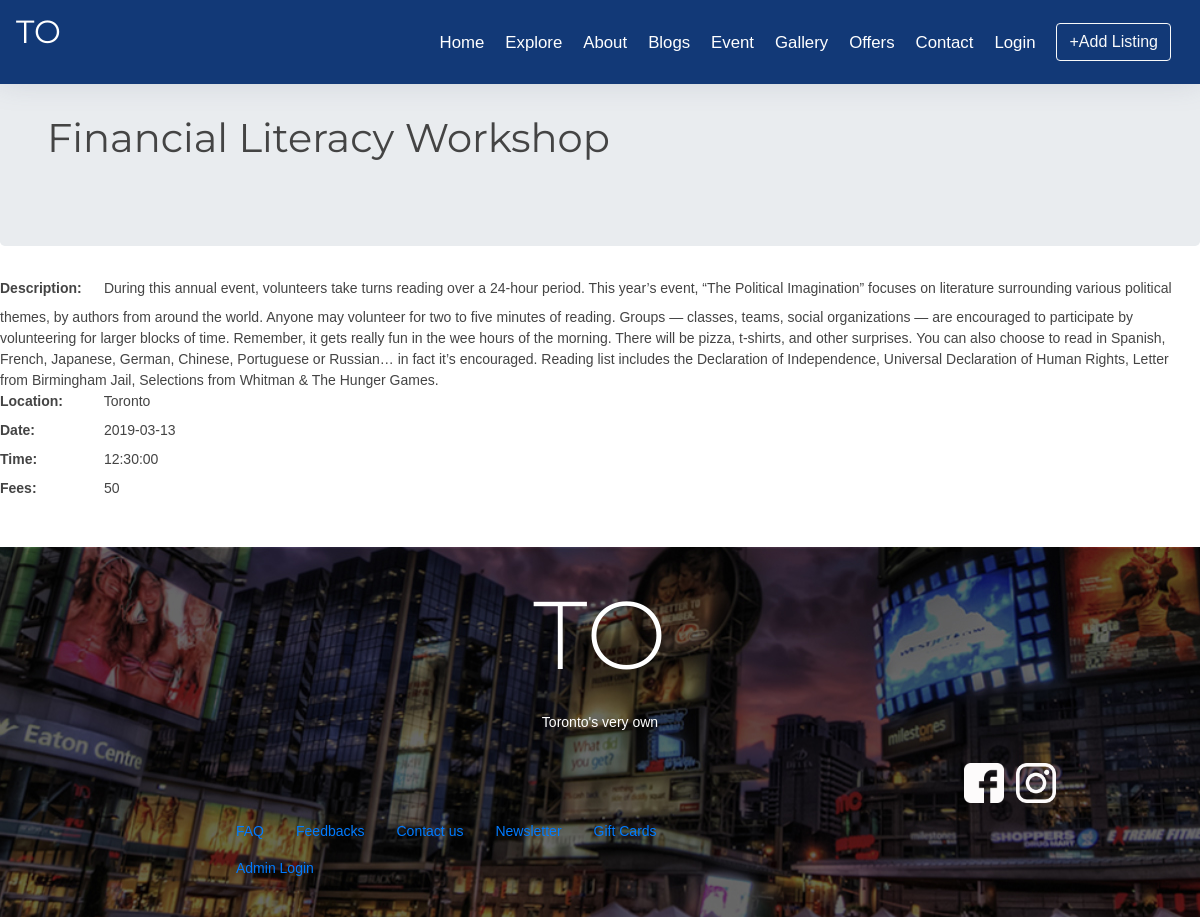
/events-urvisha/eventdetail.php?id=1, run on the app's committed database.
### tables this page shows
CREATE TABLE `events` (
  `eventId` int(11) NOT NULL,
  `eventName` varchar(500) NOT NULL,
  `eventDescription` varchar(1000) NOT NULL,
  `eventLocation` varchar(100) NOT NULL,
  `eventdate` date NOT NULL,
  `eventTime` time NOT NULL,
  `eventFee` int(11) NOT NULL
);

### events-urvisha/event.php (called while the page is built, shortened)
<?php
class Event
{
    public function getEventsById($id,$db)
    {
        $sql = "select * from events where eventId = :id ";
        $pst = $db->prepare($sql);
        $pst->bindParam(':id', $id);
        $pst->execute();
        $eve = $pst->fetch(PDO::FETCH_OBJ);
        return $eve;
    }
}
?>

### events-urvisha/eventdetail.php (the view, shortened to what this page needs)
<?php
require_once 'event.php';
if(isset($_GET['id'])){
    $id = $_GET['id'];
    $dbcon = Database::getDb();
    $e = new Event();
    $event = $e ->getEventsById($id, $dbcon);
}
?>
<div class="jumbotron">
	<div class="container">
		<h1><?= $event ->eventName;  ?> </h1>
	</div>
</div>
<form action="" method="post">
	<label>Description: </label>
	<?= $event->eventDescription; ?><br/>
	<label>Location: </label>
	<?= $event->eventLocation; ?><br/>
	<label>Date: </label>
	<?= $event->eventdate; ?><br/>
	<label>Time: </label>
	<?= $event->eventTime; ?><br/>
	<label>Fees: </label>
	<?= $event->eventFee; ?><br/>
</form>

### css/style.css (style rules this page uses)
body { background: #fff; color: #444; font-family: "Open Sans", sans-serif; }
h1, h2, h3, h4, h5, h6 { font-family: "Montserrat", sans-serif; font-weight: 400; margin: 0 0 20px 0; padding: 0; }

### Gallery/css/HFstyle.css (style rules this page uses)
body { font-family:Arial, Helvetica, sans-serif; font-size:14px; }

### headerfooter/header.php (style rules this page uses)
body { font-family:Arial, Helvetica, sans-serif; font-size:14px; }
label { font-weight:bold; width:100px; font-size:14px; }
.container { padding-top: 50px; }

### data on the page
events: eventName "Financial Literacy Workshop", eventDescription "During this annual event, volunteers take turns reading over a 24-hour period. This year’s event, “The Political Imagination” focuses on literature surrounding various political themes, by authors from around the world. Anyone may volunteer for two to five minutes of reading. Groups — classes, teams, social organizations — are encouraged to participate by volunteering for larger blocks of time. Remember, it gets really fun in the wee hours of the morning. There will be pizza, t-shirts, and other surprises. You can also choose to read in Spanish, French, Japanese, German, Chinese, Portuguese or Russian… in fact it’s encouraged. Reading list includes the Declaration of Independence, Universal…", eventLocation "Toronto", eventdate "2019-03-13", eventTime "12:30:00", eventFee "50"
